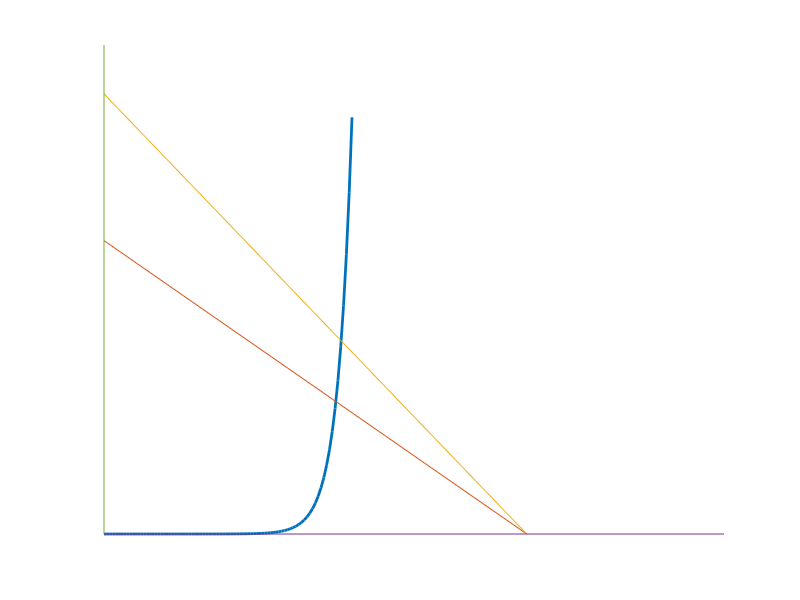
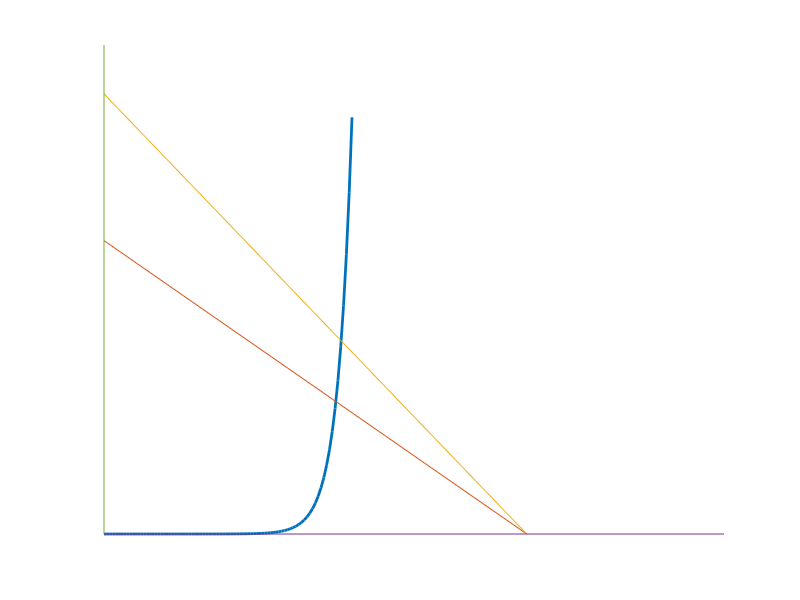

These figures' MATLAB source, in order:
#DCloadLineVersusInputVoltage
clf;
hold on

IS=10^(-15);
VT=0.05;
iD=@(vD) IS.*(e.^(vD/VT)-1);

vEnd=0.888;
vD=0:0.01:vEnd;
plot(vD,iD(vD),"linewidth",2)   %diode

plot([0,1.5],[0.6.*iD(vEnd),0]) %load line
plot([0,1.5],[0.9.*iD(vEnd),0]) %load line

plot([0,2.2],[0,0])   %x-axis
plot([0,0],[0,iD(vEnd)])  %y-axis

grid off
axis([0 2.2 0 iD(vEnd)]) %view
axis off

print -demf DCloadLineVersusResistance.emf
print -deps DCloadLineVersusResistance.eps
